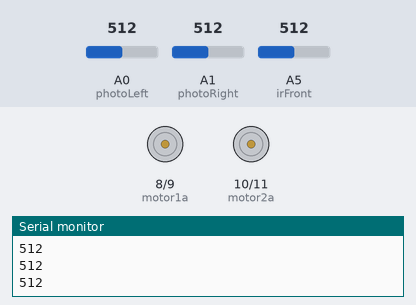
Recording of a sketch running on a simulated Arduino Uno, built with avr-gcc and run on an emulated ATmega328P. Shown: motor-driver pin pairs drawn as motors (green arrow = first pin HIGH = forward, orange = second pin HIGH = backward, longer = more drive), the last lines printed to the serial monitor. The test bench sets the inputs (shaded band); at power-on: A5 (irFront) = 512, A0 (photoLeft) = 512, A1 (photoRight) = 512.

Above: at 1.3 s.
1.4 s: A5 (irFront) set to 416
2.9 s: A5 (irFront) set to 391
At 6.2 s:
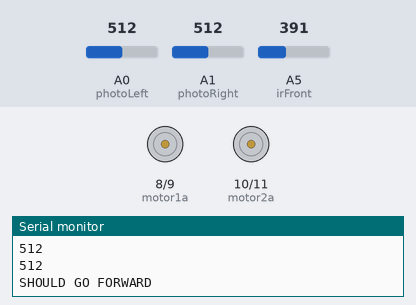
7.1 s: A0 (photoLeft) set to 365
11.3 s: A0 (photoLeft) set to 385
15.5 s: A1 (photoRight) set to 315
19.7 s: A1 (photoRight) set to 335
Timing chart, 0 to 24.9 s (numbered marks = the images above; inputs shaded):
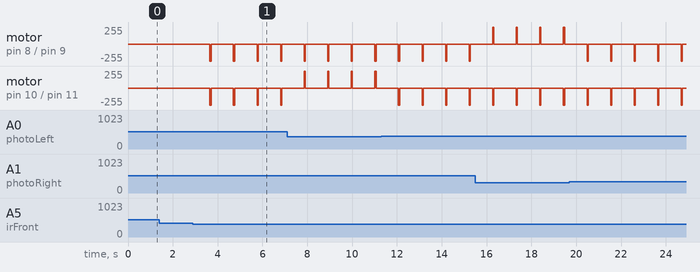

Measured:
- the behaviour switches between 400 and 399 on A5 (irFront) (found by bisection; images 0 and 1)
- after the input at 2.9 s, motor on pin 8 (motor1a) / pin 9 (motor1b), motor on pin 10 (motor2a) / pin 11 (motor2b): alternates backward 255/255 for 0.05 s and stopped for 1.0 s, starting after 0.75 s

The sketch:

302carproject_v2.ino
```cpp
//Motor pins
//Motor pins. 1 is right motor, 2 is left motor
const int motor1a = 8;
const int motor1b = 9;

const int motor2a = 10;
const int motor2b = 11;

//Sensor pins
const int photoLeft = A0;
const int photoRight = A1;
const int photoCenter = A2;
const int irLeft = A3;
const int irRight = A4;
const int irFront= A5;

//input values

const int photoThresRight= 325;
const int photoThresLeft= 375;


const int irClose= 400; //1.5 V threshold

//Initialization function
void setup() {
  //Put each pin in the correct mode.
  //Motor control pins are output

  pinMode(motor1a, OUTPUT);
  pinMode(motor1b, OUTPUT);
  pinMode(motor2a, OUTPUT);
  pinMode(motor2b, OUTPUT);
  pinMode(photoLeft, INPUT);
  pinMode(photoRight, INPUT);
  pinMode(irFront, INPUT);
  pinMode(irRight, INPUT);
  pinMode(irLeft, INPUT);

   Serial.begin(9600);

}

void serialEvent(){
//statements
  Serial.println(analogRead(irFront));
  Serial.println(analogRead(photoRight));
  Serial.println(analogRead(photoLeft));
  delay(500);
}

//Infinite loop called automatically by the Arduino board
void loop(){
  serialEvent();
 if (analogRead(irFront) >= irClose) {
    Serial.println("TOO CLOSE IR");
     halt();
     delay(50);
   }else{
      if((analogRead(photoRight) > photoThresRight)&& (analogRead(photoLeft) > photoThresLeft)){
        Serial.println("SHOULD GO FORWARD");
        forward();
        delay(50);
        halt();
      }

//    if((analogRead(photoLeft)< photoThresLeft)&&(analogRead(photoRight)< photoThresRight)){
//      Serial.println("SHOULD GO BACKWARDS");
//      backward();
//      delay(50);
//      halt();
//
//    }
     if((analogRead(photoLeft)> photoThresLeft)&&(analogRead(photoRight)<photoThresRight)){
      Serial.println("SHOULD TURN LEFT");
       turnRight();
       delay(50);
       halt();

    }

    if ((analogRead(photoRight) > photoThresRight)&& (analogRead(photoLeft) < photoThresLeft)){
      Serial.println("SHOULD TURN RIGHT");
     turnLeft();
     delay(50);
     halt();
    }

    /*
    if (analogRead(irRight)>= irClose){
      turnRight();
      delay(100);
      halt();
    }
    if (analogRead(irLeft)>=irClose){
      turnLeft();
      delay(100);
      halt();
    } */


  }
  delay(500);
}

void turnLeft()
{
  //left motor backwards, right motor forward

  digitalWrite(motor1a, LOW);
  digitalWrite(motor1b, HIGH);
  digitalWrite(motor2a, HIGH);
  digitalWrite(motor2b, LOW);
}

void turnRight(){
  //left motor forward, right motor backwards

  digitalWrite(motor1a, HIGH);
  digitalWrite(motor1b, LOW);
  digitalWrite(motor2a, LOW);
  digitalWrite(motor2b, HIGH);
}

void halt(){
  //stops motors by turning enables for both motors off
  digitalWrite(motor1a, LOW);
  digitalWrite(motor1b, LOW);
  digitalWrite(motor2a, LOW);
  digitalWrite(motor2b, LOW);
}

void backward() {
  //both motors forward

  digitalWrite(motor1a, HIGH);
  digitalWrite(motor1b, LOW);
  digitalWrite(motor2a, HIGH);
  digitalWrite(motor2b, LOW);
}

void forward() {
  //both motors back

  digitalWrite(motor1a, LOW);
  digitalWrite(motor1b, HIGH);
  digitalWrite(motor2a, LOW);
  digitalWrite(motor2b, HIGH);


}
```
